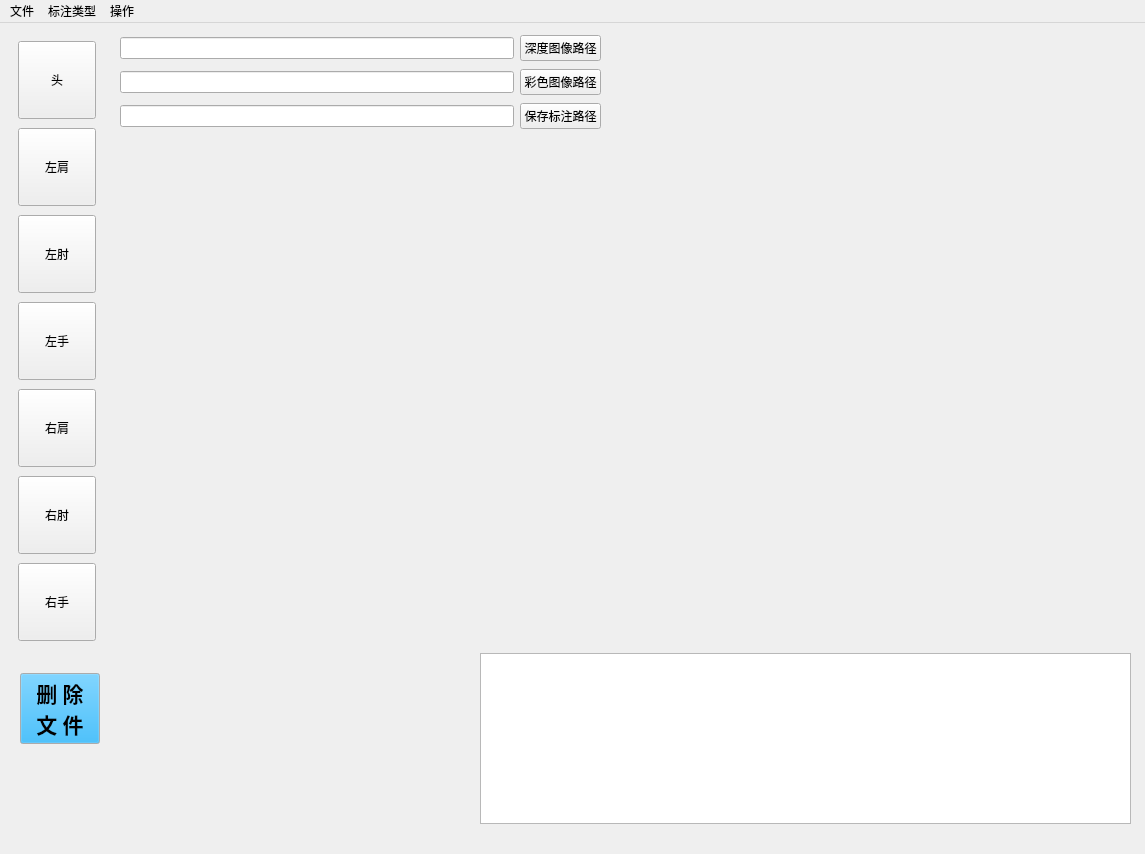
<?xml version="1.0" encoding="UTF-8"?>
<ui version="4.0">
 <class>MainWindow</class>
 <widget class="QMainWindow" name="MainWindow">
  <property name="geometry">
   <rect>
    <x>0</x>
    <y>0</y>
    <width>1145</width>
    <height>854</height>
   </rect>
  </property>
  <property name="mouseTracking">
   <bool>true</bool>
  </property>
  <property name="windowTitle">
   <string>MainWindow</string>
  </property>
  <widget class="QWidget" name="centralwidget">
   <property name="mouseTracking">
    <bool>true</bool>
   </property>
   <widget class="QListWidget" name="listWidget_image_list">
    <property name="geometry">
     <rect>
      <x>480</x>
      <y>630</y>
      <width>651</width>
      <height>171</height>
     </rect>
    </property>
    <property name="font">
     <font>
      <pointsize>12</pointsize>
     </font>
    </property>
   </widget>
   <widget class="QWidget" name="layoutWidget">
    <property name="geometry">
     <rect>
      <x>110</x>
      <y>110</y>
      <width>1031</width>
      <height>511</height>
     </rect>
    </property>
    <layout class="QHBoxLayout" name="horizontalLayout">
     <property name="spacing">
      <number>9</number>
     </property>
     <property name="leftMargin">
      <number>9</number>
     </property>
     <property name="topMargin">
      <number>9</number>
     </property>
     <property name="rightMargin">
      <number>9</number>
     </property>
     <property name="bottomMargin">
      <number>9</number>
     </property>
    </layout>
   </widget>
   <widget class="QWidget" name="layoutWidget">
    <property name="geometry">
     <rect>
      <x>9</x>
      <y>9</y>
      <width>101</width>
      <height>627</height>
     </rect>
    </property>
    <layout class="QVBoxLayout" name="verticalLayout">
     <property name="spacing">
      <number>9</number>
     </property>
     <property name="leftMargin">
      <number>9</number>
     </property>
     <property name="topMargin">
      <number>9</number>
     </property>
     <property name="rightMargin">
      <number>9</number>
     </property>
     <property name="bottomMargin">
      <number>18</number>
     </property>
     <item>
      <widget class="QPushButton" name="pushButton_Head">
       <property name="minimumSize">
        <size>
         <width>0</width>
         <height>78</height>
        </size>
       </property>
       <property name="maximumSize">
        <size>
         <width>78</width>
         <height>16777215</height>
        </size>
       </property>
       <property name="text">
        <string>头</string>
       </property>
       <property name="shortcut">
        <string>W</string>
       </property>
       <property name="checkable">
        <bool>true</bool>
       </property>
      </widget>
     </item>
     <item>
      <widget class="QPushButton" name="pushButton_LShouder">
       <property name="minimumSize">
        <size>
         <width>0</width>
         <height>78</height>
        </size>
       </property>
       <property name="maximumSize">
        <size>
         <width>78</width>
         <height>16777215</height>
        </size>
       </property>
       <property name="mouseTracking">
        <bool>true</bool>
       </property>
       <property name="text">
        <string>左肩</string>
       </property>
       <property name="shortcut">
        <string>Q</string>
       </property>
       <property name="checkable">
        <bool>true</bool>
       </property>
      </widget>
     </item>
     <item>
      <widget class="QPushButton" name="pushButton_LAncon">
       <property name="minimumSize">
        <size>
         <width>0</width>
         <height>78</height>
        </size>
       </property>
       <property name="maximumSize">
        <size>
         <width>78</width>
         <height>16777215</height>
        </size>
       </property>
       <property name="text">
        <string>左肘</string>
       </property>
       <property name="shortcut">
        <string>A</string>
       </property>
       <property name="checkable">
        <bool>true</bool>
       </property>
      </widget>
     </item>
     <item>
      <widget class="QPushButton" name="pushButton_LHand">
       <property name="minimumSize">
        <size>
         <width>0</width>
         <height>78</height>
        </size>
       </property>
       <property name="maximumSize">
        <size>
         <width>78</width>
         <height>16777215</height>
        </size>
       </property>
       <property name="text">
        <string>左手</string>
       </property>
       <property name="shortcut">
        <string>Z</string>
       </property>
       <property name="checkable">
        <bool>true</bool>
       </property>
      </widget>
     </item>
     <item>
      <widget class="QPushButton" name="pushButton_RShouder">
       <property name="minimumSize">
        <size>
         <width>0</width>
         <height>78</height>
        </size>
       </property>
       <property name="maximumSize">
        <size>
         <width>78</width>
         <height>16777215</height>
        </size>
       </property>
       <property name="text">
        <string>右肩</string>
       </property>
       <property name="shortcut">
        <string>E</string>
       </property>
       <property name="checkable">
        <bool>true</bool>
       </property>
      </widget>
     </item>
     <item>
      <widget class="QPushButton" name="pushButton_RAncon">
       <property name="minimumSize">
        <size>
         <width>0</width>
         <height>78</height>
        </size>
       </property>
       <property name="maximumSize">
        <size>
         <width>78</width>
         <height>16777215</height>
        </size>
       </property>
       <property name="text">
        <string>右肘</string>
       </property>
       <property name="shortcut">
        <string>D</string>
       </property>
       <property name="checkable">
        <bool>true</bool>
       </property>
      </widget>
     </item>
     <item>
      <widget class="QPushButton" name="pushButton_RHand">
       <property name="minimumSize">
        <size>
         <width>0</width>
         <height>78</height>
        </size>
       </property>
       <property name="maximumSize">
        <size>
         <width>78</width>
         <height>16777215</height>
        </size>
       </property>
       <property name="text">
        <string>右手</string>
       </property>
       <property name="shortcut">
        <string>C</string>
       </property>
       <property name="checkable">
        <bool>true</bool>
       </property>
      </widget>
     </item>
    </layout>
   </widget>
   <widget class="QWidget" name="layoutWidget">
    <property name="geometry">
     <rect>
      <x>120</x>
      <y>10</y>
      <width>481</width>
      <height>98</height>
     </rect>
    </property>
    <layout class="QVBoxLayout" name="verticalLayout_2">
     <item>
      <layout class="QHBoxLayout" name="horizontalLayout_3">
       <item>
        <widget class="QLineEdit" name="lineEdit_dirSaveImage">
         <property name="readOnly">
          <bool>true</bool>
         </property>
        </widget>
       </item>
       <item>
        <widget class="QPushButton" name="pushButton_dirSaveImage">
         <property name="text">
          <string>深度图像路径</string>
         </property>
        </widget>
       </item>
      </layout>
     </item>
     <item>
      <layout class="QHBoxLayout" name="horizontalLayout_8">
       <item>
        <widget class="QLineEdit" name="lineEdit_RGBdirSaveImage">
         <property name="readOnly">
          <bool>true</bool>
         </property>
        </widget>
       </item>
       <item>
        <widget class="QPushButton" name="pushButton_RGBdirSaveImage">
         <property name="text">
          <string>彩色图像路径</string>
         </property>
        </widget>
       </item>
      </layout>
     </item>
     <item>
      <layout class="QHBoxLayout" name="horizontalLayout_4">
       <item>
        <widget class="QLineEdit" name="lineEdit_dirSaveAnnotation">
         <property name="readOnly">
          <bool>true</bool>
         </property>
        </widget>
       </item>
       <item>
        <widget class="QPushButton" name="pushButton_dirSaveAnnotation">
         <property name="text">
          <string>保存标注路径</string>
         </property>
        </widget>
       </item>
      </layout>
     </item>
    </layout>
   </widget>
   <widget class="QPushButton" name="pushButton_delete_files">
    <property name="geometry">
     <rect>
      <x>20</x>
      <y>650</y>
      <width>80</width>
      <height>71</height>
     </rect>
    </property>
    <property name="sizePolicy">
     <sizepolicy hsizetype="Maximum" vsizetype="Maximum">
      <horstretch>0</horstretch>
      <verstretch>0</verstretch>
     </sizepolicy>
    </property>
    <property name="minimumSize">
     <size>
      <width>0</width>
      <height>68</height>
     </size>
    </property>
    <property name="palette">
     <palette>
      <active>
       <colorrole role="WindowText">
        <brush brushstyle="SolidPattern">
         <color alpha="255">
          <red>0</red>
          <green>0</green>
          <blue>0</blue>
         </color>
        </brush>
       </colorrole>
       <colorrole role="Button">
        <brush brushstyle="SolidPattern">
         <color alpha="255">
          <red>0</red>
          <green>170</green>
          <blue>255</blue>
         </color>
        </brush>
       </colorrole>
      </active>
      <inactive>
       <colorrole role="WindowText">
        <brush brushstyle="SolidPattern">
         <color alpha="255">
          <red>0</red>
          <green>0</green>
          <blue>0</blue>
         </color>
        </brush>
       </colorrole>
       <colorrole role="Button">
        <brush brushstyle="SolidPattern">
         <color alpha="255">
          <red>0</red>
          <green>170</green>
          <blue>255</blue>
         </color>
        </brush>
       </colorrole>
      </inactive>
      <disabled>
       <colorrole role="WindowText">
        <brush brushstyle="SolidPattern">
         <color alpha="255">
          <red>190</red>
          <green>190</green>
          <blue>190</blue>
         </color>
        </brush>
       </colorrole>
       <colorrole role="Button">
        <brush brushstyle="SolidPattern">
         <color alpha="255">
          <red>0</red>
          <green>170</green>
          <blue>255</blue>
         </color>
        </brush>
       </colorrole>
      </disabled>
     </palette>
    </property>
    <property name="font">
     <font>
      <family>STIXVariants</family>
      <pointsize>16</pointsize>
      <weight>75</weight>
      <bold>true</bold>
     </font>
    </property>
    <property name="text">
     <string>删 除
文 件</string>
    </property>
    <property name="shortcut">
     <string>Ctrl+D</string>
    </property>
   </widget>
  </widget>
  <widget class="QMenuBar" name="menubar">
   <property name="enabled">
    <bool>true</bool>
   </property>
   <property name="geometry">
    <rect>
     <x>0</x>
     <y>0</y>
     <width>1145</width>
     <height>23</height>
    </rect>
   </property>
   <widget class="QMenu" name="menu">
    <property name="title">
     <string>文件</string>
    </property>
    <addaction name="action_openImageFolder"/>
    <addaction name="action_openRGBVideo"/>
    <addaction name="action_openDepthVideo"/>
    <addaction name="separator"/>
    <addaction name="action"/>
    <addaction name="action_3"/>
   </widget>
   <widget class="QMenu" name="menu_2">
    <property name="title">
     <string>标注类型</string>
    </property>
    <addaction name="action_5"/>
    <addaction name="action_6"/>
   </widget>
   <widget class="QMenu" name="menu_3">
    <property name="title">
     <string>操作</string>
    </property>
    <addaction name="action_last_page"/>
    <addaction name="action_next_page"/>
    <addaction name="action_2"/>
   </widget>
   <addaction name="menu"/>
   <addaction name="menu_2"/>
   <addaction name="menu_3"/>
  </widget>
  <action name="action_openImageFolder">
   <property name="text">
    <string>打开图像文件夹</string>
   </property>
  </action>
  <action name="action_openRGBVideo">
   <property name="text">
    <string>打开彩色视频文件</string>
   </property>
  </action>
  <action name="action_openDepthVideo">
   <property name="text">
    <string>打开深度视频文件</string>
   </property>
  </action>
  <action name="action_5">
   <property name="text">
    <string>点类型</string>
   </property>
  </action>
  <action name="action_6">
   <property name="text">
    <string>矩形类型</string>
   </property>
  </action>
  <action name="action_last_page">
   <property name="text">
    <string>上一张</string>
   </property>
   <property name="shortcut">
    <string>1</string>
   </property>
  </action>
  <action name="action_next_page">
   <property name="text">
    <string>下一张</string>
   </property>
   <property name="shortcut">
    <string>3</string>
   </property>
  </action>
  <action name="action">
   <property name="text">
    <string>设置图像保存路径</string>
   </property>
  </action>
  <action name="action_2">
   <property name="text">
    <string>保存图像以及标注信息</string>
   </property>
  </action>
  <action name="action_3">
   <property name="text">
    <string>设置标注文件保存信息</string>
   </property>
  </action>
 </widget>
 <resources/>
 <connections/>
</ui>
